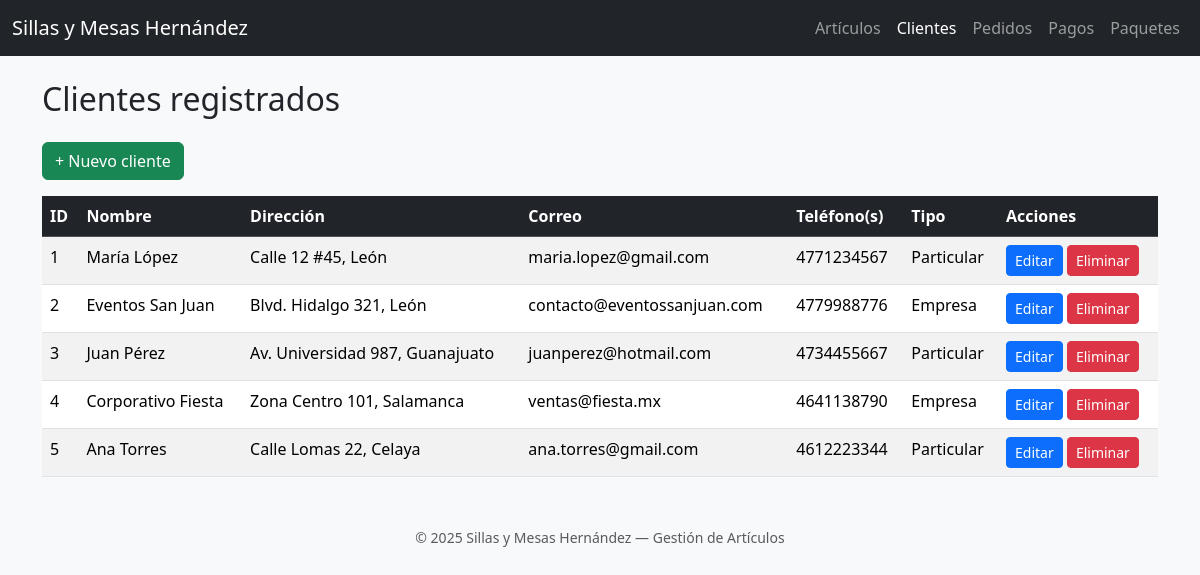
Screenshot of /php/clientes.php with the database file from the repository.
### tables this page shows
CREATE TABLE Cliente (
    idCliente INT AUTO_INCREMENT PRIMARY KEY,
    nombre VARCHAR(100) NOT NULL,
    direccion VARCHAR(150),
    correo VARCHAR(100)
);

### php/clientes.php (the view, shortened to what this page needs)
<?php
require_once "conexion.php";
?>
<!DOCTYPE html>
<html lang="es">
<head>
  <link href="https://cdn.jsdelivr.net/npm/bootstrap@5.3.3/dist/css/bootstrap.min.css" rel="stylesheet">
</head>
<body class="bg-light">
<nav class="navbar navbar-expand-lg navbar-dark bg-dark">
  <div class="container-fluid">
    <a class="navbar-brand" href="index.php">Sillas y Mesas Hernández</a>
    <div class="collapse navbar-collapse" id="navbarNav">
      <ul class="navbar-nav ms-auto">
		<li class="nav-item"><a class="nav-link" href="articulos.php">Artículos</a></li>
        <li class="nav-item"><a class="nav-link active" href="clientes.php">Clientes</a></li>
        <li class="nav-item"><a class="nav-link" href="pedidos.php">Pedidos</a></li>
        <li class="nav-item"><a class="nav-link" href="pagos.php">Pagos</a></li>
        <li class="nav-item"><a class="nav-link" href="paquetes.php">Paquetes</a></li>
      </ul>
    </div>
  </div>
</nav>
<div class="container mt-4">
  <h2 class="mb-4">Clientes registrados</h2>
  <a class="btn btn-success mb-3" href="nuevo_cliente.php">+ Nuevo cliente</a>
  <?php
  try {
      $sql = "
        SELECT C.idCliente, C.nombre, C.direccion, C.correo,
               (SELECT GROUP_CONCAT(T.numero SEPARATOR ', ') FROM Telefono T WHERE T.idCliente = C.idCliente) AS telefonos,
               CASE
                 WHEN CP.idCliente IS NOT NULL THEN 'Particular'
                 WHEN CE.idCliente IS NOT NULL THEN 'Empresa'
                 ELSE 'Sin tipo'
               END AS tipo
        FROM Cliente C
        LEFT JOIN ClienteParticular CP ON C.idCliente = CP.idCliente
        LEFT JOIN ClienteEmpresa CE ON C.idCliente = CE.idCliente
        ORDER BY C.idCliente ASC;
      ";
      $stmt = $conn->query($sql);
      $clientes = $stmt->fetchAll(PDO::FETCH_ASSOC);
  } catch (PDOException $e) {
      echo "<div class='alert alert-danger'>Error al leer clientes: " . htmlspecialchars($e->getMessage()) . "</div>";
      $clientes = [];
  }
  ?>
  <?php if (count($clientes) === 0): ?>
    <div class="alert alert-info">No hay clientes registrados.</div>
  <?php else: ?>
    <table class="table table-striped table-hover">
      <thead class="table-dark">
                <tr>
                  <th>ID</th>
                  <th>Nombre</th>
                  <th>Dirección</th>
                  <th>Correo</th>
                  <th>Teléfono(s)</th>
                  <th>Tipo</th>
                  <th style="width:160px;">Acciones</th>
                </tr>
            </thead>
            <tbody>
              <?php foreach ($clientes as $c): ?>
                <tr>
                  <td><?= htmlspecialchars($c['idCliente']) ?></td>
                  <td><?= htmlspecialchars($c['nombre']) ?></td>
                  <td><?= htmlspecialchars($c['direccion']) ?></td>
                    <td><?= htmlspecialchars($c['correo']) ?></td>
                    <td><?= htmlspecialchars($c['telefonos'] ?? '—') ?></td>
                    <td><?= htmlspecialchars($c['tipo']) ?></td>
                  <td>
                    <a href="editar_cliente.php?id=<?= urlencode($c['idCliente']) ?>" class="btn btn-sm btn-primary">Editar</a>
                    <a href="eliminar_cliente.php?id=<?= urlencode($c['idCliente']) ?>" class="btn btn-sm btn-danger" onclick="return confirm('¿Eliminar cliente <?= htmlspecialchars($c['nombre']) ?>?');">Eliminar</a>
                  </td>
                </tr>
              <?php endforeach; ?>
            </tbody>
          </table>
  <?php endif; ?>
</div>
<footer class="text-center mt-5 mb-3 text-muted">
  <small>© 2025 Sillas y Mesas Hernández — Gestión de Artículos</small>
</footer>
</body>
</html>

### rows the page displays
cliente: idCliente "1", nombre "María López", direccion "Calle 12 #45, León", correo "maria.lopez@gmail.com", telefonos "4771234567", tipo "Particular"
cliente: idCliente "2", nombre "Eventos San Juan", direccion "Blvd. Hidalgo 321, León", correo "contacto@eventossanjuan.com", telefonos "4779988776", tipo "Empresa"
cliente: idCliente "3", nombre "Juan Pérez", direccion "Av. Universidad 987, Guanajuato", correo "juanperez@hotmail.com", telefonos "4734455667", tipo "Particular"
cliente: idCliente "4", nombre "Corporativo Fiesta", direccion "Zona Centro 101, Salamanca", correo "ventas@fiesta.mx", telefonos "4641138790", tipo "Empresa"
cliente: idCliente "5", nombre "Ana Torres", direccion "Calle Lomas 22, Celaya", correo "ana.torres@gmail.com", telefonos "4612223344", tipo "Particular"
